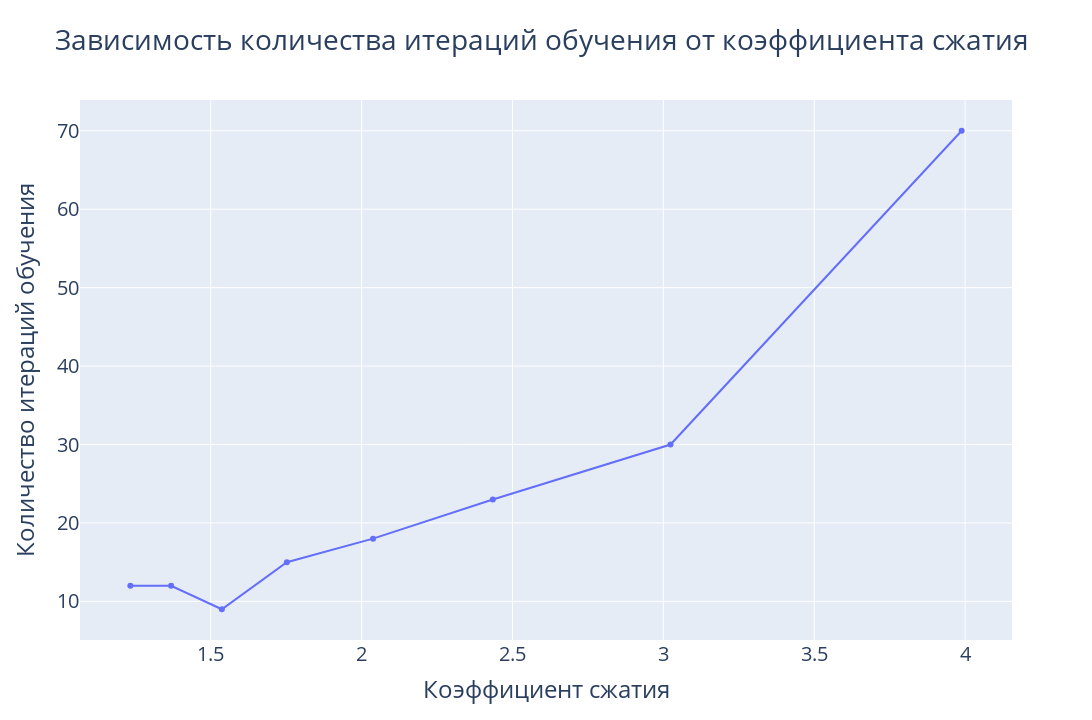

Notebook code for this chart:
### Markdown cell above
## Relationship between hidden layer dimension and epochs

### Code cell
p_s = (6, 8, 10, 12, 14, 16, 18, 20)
epochs_amount: list[int] = []
compression_rates: list[float] = []
for p in p_s:    
    dl = LRNN(n, p, 0.001)
    dl.train(train, 15000, learn_by_loss=True, max_loss=1900)
    epochs_amount.append(dl.epoch)

    compressed = compress_image(dl.W_enc, img_array, COLOR_CHANNELS_AMOUNT, block_height, block_width, 0)
    compression_info_size = (
        compressed.size * compressed.itemsize +
        network.W_dec.size * network.W_dec.itemsize +
        np.array(shape).size * np.array(shape).itemsize +
        np.array((block_height, block_width)).size * np.array((block_height, block_width)).itemsize 
    ) * 8
    compression_rates.append((img_array.size * img_array.itemsize * 8) / compression_info_size)

fig = go.Figure()
fig.add_trace(go.Scatter(x=compression_rates, y=epochs_amount, mode='lines+markers'))
fig.update_layout(title='Зависимость количества итераций обучения от коэффициента сжатия',
                  xaxis_title='Коэффициент сжатия',
                  yaxis_title='Количество итераций обучения',
                  height=720, width=1280,
                  font=dict(size=20))
fig.show()

### Figure 1 — Plotly figure (JSON) as saved in the notebook; plotly's stock layout.template omitted (floating-point values rounded to 4 significant figures)
{"data": [{"mode": "lines+markers", "type": "scatter", "x": [3.989, 3.024, 2.435, 2.038, 1.752, 1.537, 1.369, 1.233], "y": [70, 30, 23, 18, 15, 9, 12, 12]}], "layout": {"font": {"size": 20}, "height": 720, "title": {"text": "Зависимость количества итераций обучения от коэффициента сжатия"}, "width": 1280, "xaxis": {"title": {"text": "Коэффициент сжатия"}}, "yaxis": {"title": {"text": "Количество итераций обучения"}}}}
